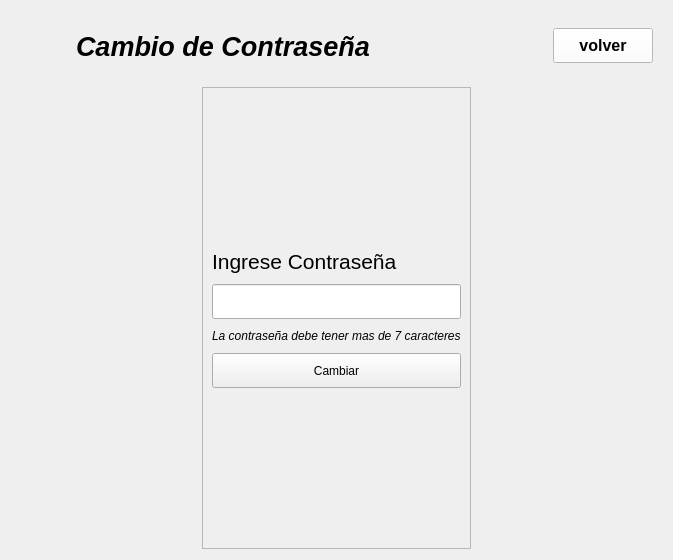
<?xml version="1.0" encoding="UTF-8"?>
<ui version="4.0">
 <class>passwordChangeWindow</class>
 <widget class="QWidget" name="passwordChangeWindow">
  <property name="geometry">
   <rect>
    <x>0</x>
    <y>0</y>
    <width>673</width>
    <height>560</height>
   </rect>
  </property>
  <property name="minimumSize">
   <size>
    <width>0</width>
    <height>0</height>
   </size>
  </property>
  <property name="maximumSize">
   <size>
    <width>16777215</width>
    <height>16777215</height>
   </size>
  </property>
  <property name="windowTitle">
   <string>Form</string>
  </property>
  <layout class="QVBoxLayout" name="verticalLayout">
   <item>
    <widget class="QWidget" name="header" native="true">
     <property name="minimumSize">
      <size>
       <width>0</width>
       <height>70</height>
      </size>
     </property>
     <property name="maximumSize">
      <size>
       <width>16777215</width>
       <height>70</height>
      </size>
     </property>
     <layout class="QHBoxLayout" name="horizontalLayout">
      <item>
       <widget class="QLabel" name="logo">
        <property name="maximumSize">
         <size>
          <width>50</width>
          <height>50</height>
         </size>
        </property>
        <property name="text">
         <string/>
        </property>
        <property name="pixmap">
         <pixmap>../../recursos/images/store_logo.png</pixmap>
        </property>
        <property name="scaledContents">
         <bool>true</bool>
        </property>
       </widget>
      </item>
      <item>
       <widget class="QLabel" name="title">
        <property name="font">
         <font>
          <family>Arial</family>
          <pointsize>20</pointsize>
          <weight>75</weight>
          <italic>true</italic>
          <bold>true</bold>
         </font>
        </property>
        <property name="text">
         <string>Cambio de Contraseña</string>
        </property>
       </widget>
      </item>
      <item>
       <widget class="QPushButton" name="volverBtn">
        <property name="sizePolicy">
         <sizepolicy hsizetype="Fixed" vsizetype="Fixed">
          <horstretch>0</horstretch>
          <verstretch>0</verstretch>
         </sizepolicy>
        </property>
        <property name="minimumSize">
         <size>
          <width>100</width>
          <height>35</height>
         </size>
        </property>
        <property name="font">
         <font>
          <family>Arial</family>
          <pointsize>12</pointsize>
          <weight>75</weight>
          <bold>true</bold>
         </font>
        </property>
        <property name="styleSheet">
         <string notr="true">background-color: white;</string>
        </property>
        <property name="text">
         <string>volver</string>
        </property>
       </widget>
      </item>
     </layout>
    </widget>
   </item>
   <item>
    <layout class="QHBoxLayout" name="containerHorizontalLayout">
     <item>
      <spacer name="horizontalSpacer_2">
       <property name="orientation">
        <enum>Qt::Horizontal</enum>
       </property>
       <property name="sizeHint" stdset="0">
        <size>
         <width>40</width>
         <height>20</height>
        </size>
       </property>
      </spacer>
     </item>
     <item>
      <widget class="QFrame" name="frame">
       <property name="frameShape">
        <enum>QFrame::StyledPanel</enum>
       </property>
       <property name="frameShadow">
        <enum>QFrame::Raised</enum>
       </property>
       <layout class="QVBoxLayout" name="verticalLayout_2">
        <property name="spacing">
         <number>10</number>
        </property>
        <item>
         <spacer name="verticalSpacer_2">
          <property name="orientation">
           <enum>Qt::Vertical</enum>
          </property>
          <property name="sizeHint" stdset="0">
           <size>
            <width>20</width>
            <height>40</height>
           </size>
          </property>
         </spacer>
        </item>
        <item>
         <widget class="QLabel" name="label">
          <property name="sizePolicy">
           <sizepolicy hsizetype="Preferred" vsizetype="Fixed">
            <horstretch>0</horstretch>
            <verstretch>0</verstretch>
           </sizepolicy>
          </property>
          <property name="font">
           <font>
            <family>Arial</family>
            <pointsize>16</pointsize>
           </font>
          </property>
          <property name="text">
           <string>Ingrese Contraseña</string>
          </property>
         </widget>
        </item>
        <item>
         <widget class="QLineEdit" name="userInput">
          <property name="sizePolicy">
           <sizepolicy hsizetype="Expanding" vsizetype="Fixed">
            <horstretch>0</horstretch>
            <verstretch>0</verstretch>
           </sizepolicy>
          </property>
          <property name="minimumSize">
           <size>
            <width>0</width>
            <height>35</height>
           </size>
          </property>
         </widget>
        </item>
        <item>
         <widget class="QLabel" name="label_2">
          <property name="font">
           <font>
            <family>Arial</family>
            <pointsize>9</pointsize>
            <italic>true</italic>
           </font>
          </property>
          <property name="text">
           <string>La contraseña debe tener mas de 7 caracteres</string>
          </property>
         </widget>
        </item>
        <item>
         <widget class="QPushButton" name="cambiarBtn">
          <property name="minimumSize">
           <size>
            <width>0</width>
            <height>35</height>
           </size>
          </property>
          <property name="text">
           <string>Cambiar</string>
          </property>
         </widget>
        </item>
        <item>
         <spacer name="verticalSpacer">
          <property name="orientation">
           <enum>Qt::Vertical</enum>
          </property>
          <property name="sizeHint" stdset="0">
           <size>
            <width>20</width>
            <height>40</height>
           </size>
          </property>
         </spacer>
        </item>
       </layout>
      </widget>
     </item>
     <item>
      <spacer name="horizontalSpacer">
       <property name="orientation">
        <enum>Qt::Horizontal</enum>
       </property>
       <property name="sizeHint" stdset="0">
        <size>
         <width>40</width>
         <height>20</height>
        </size>
       </property>
      </spacer>
     </item>
    </layout>
   </item>
  </layout>
 </widget>
 <resources/>
 <connections/>
</ui>
